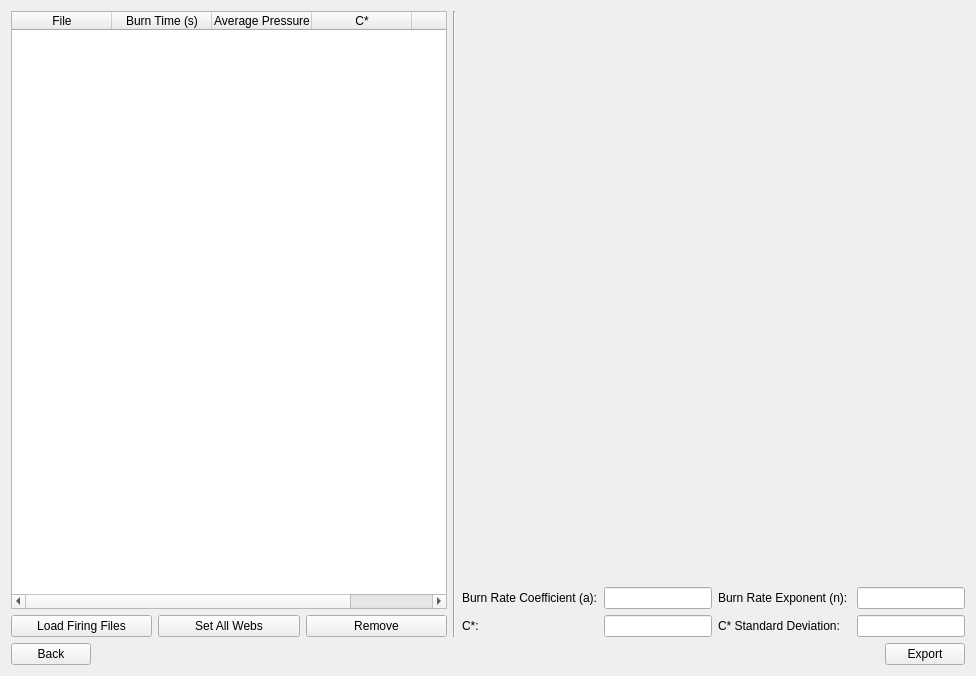
<?xml version="1.0" encoding="UTF-8"?>
<ui version="4.0">
 <class>CharacterizationWidget</class>
 <widget class="QWidget" name="CharacterizationWidget">
  <property name="geometry">
   <rect>
    <x>0</x>
    <y>0</y>
    <width>976</width>
    <height>676</height>
   </rect>
  </property>
  <property name="windowTitle">
   <string>Form</string>
  </property>
  <layout class="QVBoxLayout" name="verticalLayout">
   <item>
    <layout class="QHBoxLayout" name="horizontalLayoutEditor">
     <property name="spacing">
      <number>6</number>
     </property>
     <property name="rightMargin">
      <number>0</number>
     </property>
     <item>
      <layout class="QVBoxLayout" name="verticalLayoutInputs">
       <property name="rightMargin">
        <number>0</number>
       </property>
       <property name="bottomMargin">
        <number>0</number>
       </property>
       <item>
        <widget class="QTableWidget" name="tableWidgetFirings">
         <column>
          <property name="text">
           <string>File</string>
          </property>
         </column>
         <column>
          <property name="text">
           <string>Burn Time (s)</string>
          </property>
         </column>
         <column>
          <property name="text">
           <string>Average Pressure</string>
          </property>
         </column>
         <column>
          <property name="text">
           <string>C*</string>
          </property>
         </column>
         <column>
          <property name="text">
           <string>Web</string>
          </property>
         </column>
        </widget>
       </item>
       <item>
        <layout class="QHBoxLayout" name="horizontalLayoutControls">
         <property name="topMargin">
          <number>0</number>
         </property>
         <item>
          <widget class="QPushButton" name="pushButtonLoadFire">
           <property name="sizePolicy">
            <sizepolicy hsizetype="Expanding" vsizetype="Fixed">
             <horstretch>0</horstretch>
             <verstretch>0</verstretch>
            </sizepolicy>
           </property>
           <property name="text">
            <string>Load Firing Files</string>
           </property>
          </widget>
         </item>
         <item>
          <widget class="QPushButton" name="pushButtonSetAllWebs">
           <property name="sizePolicy">
            <sizepolicy hsizetype="Expanding" vsizetype="Fixed">
             <horstretch>0</horstretch>
             <verstretch>0</verstretch>
            </sizepolicy>
           </property>
           <property name="text">
            <string>Set All Webs</string>
           </property>
          </widget>
         </item>
         <item>
          <widget class="QPushButton" name="pushButtonRemove">
           <property name="sizePolicy">
            <sizepolicy hsizetype="Expanding" vsizetype="Fixed">
             <horstretch>0</horstretch>
             <verstretch>0</verstretch>
            </sizepolicy>
           </property>
           <property name="text">
            <string>Remove</string>
           </property>
          </widget>
         </item>
        </layout>
       </item>
      </layout>
     </item>
     <item>
      <widget class="Line" name="line">
       <property name="orientation">
        <enum>Qt::Vertical</enum>
       </property>
      </widget>
     </item>
     <item>
      <layout class="QVBoxLayout" name="verticalLayoutResults">
       <property name="rightMargin">
        <number>0</number>
       </property>
       <property name="bottomMargin">
        <number>0</number>
       </property>
       <item>
        <widget class="CharacterizationGraphWidget" name="characterizationGraphWidget" native="true">
         <property name="sizePolicy">
          <sizepolicy hsizetype="Preferred" vsizetype="Expanding">
           <horstretch>0</horstretch>
           <verstretch>0</verstretch>
          </sizepolicy>
         </property>
         <property name="minimumSize">
          <size>
           <width>500</width>
           <height>0</height>
          </size>
         </property>
        </widget>
       </item>
       <item>
        <layout class="QGridLayout" name="gridLayoutStats">
         <property name="topMargin">
          <number>0</number>
         </property>
         <item row="0" column="1">
          <widget class="QLineEdit" name="lineEditCoefficient">
           <property name="frame">
            <bool>true</bool>
           </property>
           <property name="alignment">
            <set>Qt::AlignRight|Qt::AlignTrailing|Qt::AlignVCenter</set>
           </property>
           <property name="readOnly">
            <bool>true</bool>
           </property>
          </widget>
         </item>
         <item row="0" column="2">
          <widget class="QLabel" name="labelExponent">
           <property name="text">
            <string>Burn Rate Exponent (n): </string>
           </property>
          </widget>
         </item>
         <item row="0" column="0">
          <widget class="QLabel" name="labelCoefficient">
           <property name="text">
            <string>Burn Rate Coefficient (a):</string>
           </property>
          </widget>
         </item>
         <item row="0" column="3">
          <widget class="QLineEdit" name="lineEditExponent">
           <property name="alignment">
            <set>Qt::AlignRight|Qt::AlignTrailing|Qt::AlignVCenter</set>
           </property>
           <property name="readOnly">
            <bool>true</bool>
           </property>
          </widget>
         </item>
         <item row="1" column="0">
          <widget class="QLabel" name="labelCStar">
           <property name="text">
            <string>C*:</string>
           </property>
          </widget>
         </item>
         <item row="1" column="1">
          <widget class="QLineEdit" name="lineEditCStar">
           <property name="alignment">
            <set>Qt::AlignRight|Qt::AlignTrailing|Qt::AlignVCenter</set>
           </property>
           <property name="readOnly">
            <bool>true</bool>
           </property>
          </widget>
         </item>
         <item row="1" column="2">
          <widget class="QLabel" name="labelCStarStdDev">
           <property name="text">
            <string>C* Standard Deviation:</string>
           </property>
          </widget>
         </item>
         <item row="1" column="3">
          <widget class="QLineEdit" name="lineEditCStarStdDev">
           <property name="alignment">
            <set>Qt::AlignRight|Qt::AlignTrailing|Qt::AlignVCenter</set>
           </property>
           <property name="readOnly">
            <bool>true</bool>
           </property>
          </widget>
         </item>
        </layout>
       </item>
      </layout>
     </item>
    </layout>
   </item>
   <item>
    <layout class="QHBoxLayout" name="horizontalLayoutButtonBar">
     <item>
      <widget class="QPushButton" name="pushButtonBack">
       <property name="text">
        <string>Back</string>
       </property>
      </widget>
     </item>
     <item>
      <spacer name="horizontalSpacer">
       <property name="orientation">
        <enum>Qt::Horizontal</enum>
       </property>
       <property name="sizeHint" stdset="0">
        <size>
         <width>40</width>
         <height>20</height>
        </size>
       </property>
      </spacer>
     </item>
     <item>
      <widget class="QPushButton" name="pushButtonExport">
       <property name="enabled">
        <bool>true</bool>
       </property>
       <property name="text">
        <string>Export</string>
       </property>
      </widget>
     </item>
    </layout>
   </item>
  </layout>
 </widget>
 <customwidgets>
  <customwidget>
   <class>CharacterizationGraphWidget</class>
   <extends>QWidget</extends>
   <header location="global">ui.characterizationGraphWidget</header>
   <container>1</container>
  </customwidget>
 </customwidgets>
 <resources/>
 <connections/>
</ui>
